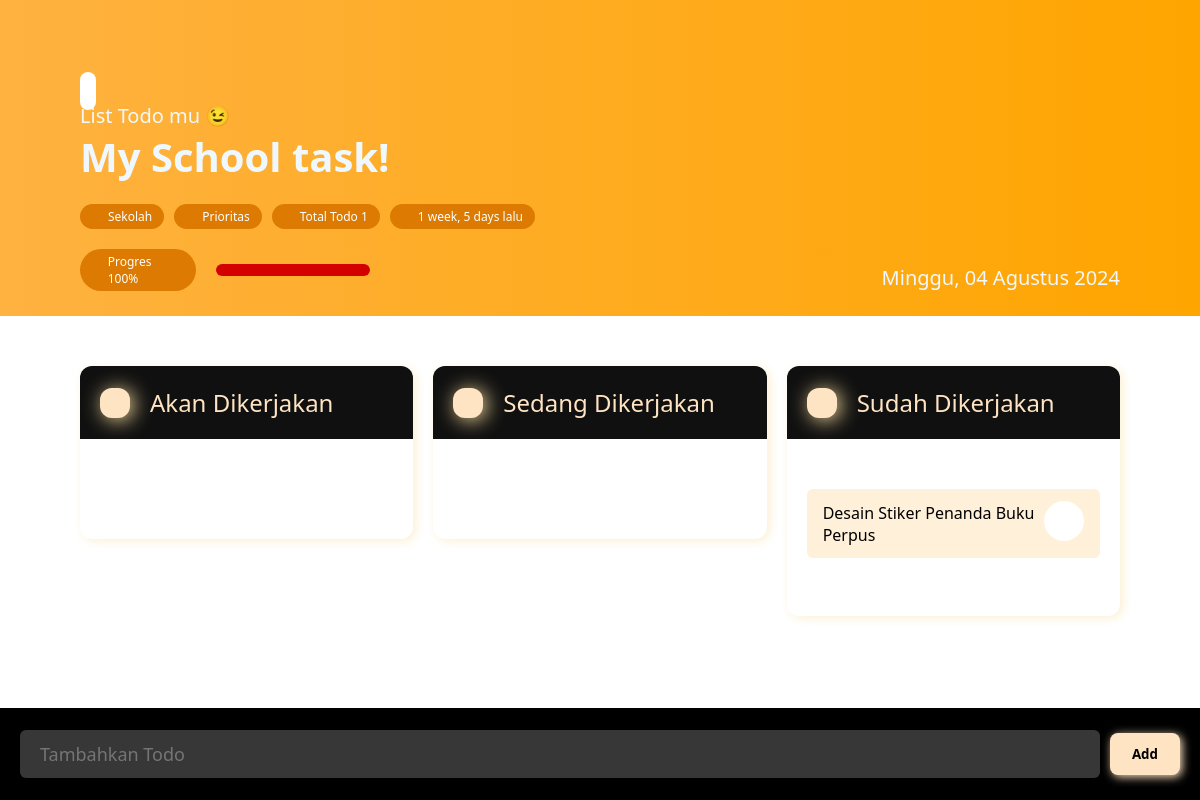
/task/16/, run on an earlier commit of the app's database.
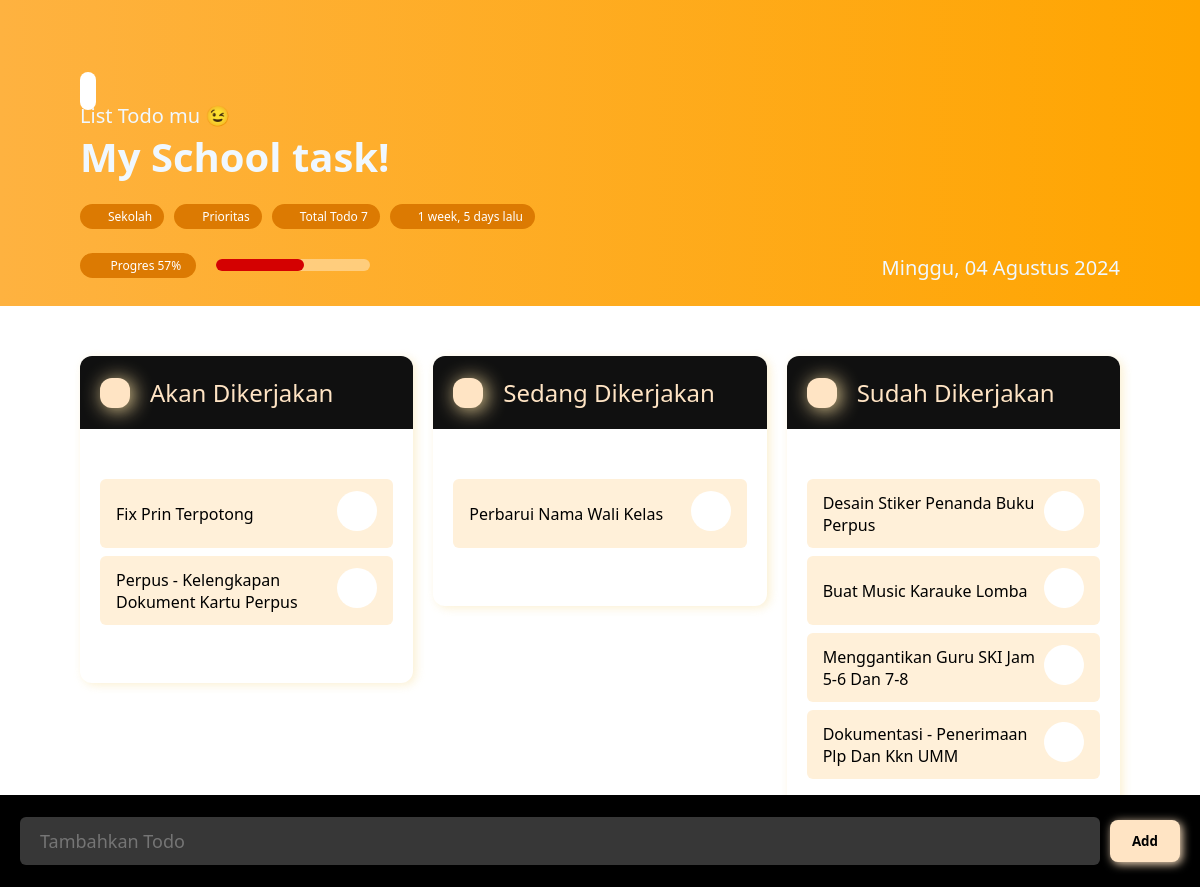
And on a later commit of the database.
### todo_app/models.py (models this page shows, shortened)
class ToDo(models.Model):
    STATUS_CHOICES = [
        ('todo', 'Akan Dikerjakan'),
        ('in_progress', 'Sedang Dikerjakan'),
        ('done', 'Sudah Dikerjakan'),
    ]
    task = models.ForeignKey(Task, on_delete=models.CASCADE, related_name='todos')
    name = models.CharField(max_length=255)
    status = models.CharField(max_length=20, choices=STATUS_CHOICES, default='todo')

### todo_app/views.py (the view)
# urls.py: path('task/<int:task_id>/', views.task_detail, name='task_detail'),
def task_detail(request, task_id):
    task = get_object_or_404(Task, pk=task_id)
    if request.method == 'POST':
        form = ToDoForm(request.POST)
        if form.is_valid():
            todo = form.save(commit=False)
            todo.task = task
            todo.save()
            return redirect('task_detail', task_id=task.id)
    else:
        form = ToDoForm()
    total_todo = task.todos.count()
    todos_done = task.todos.filter(status='done').count()
    if total_todo > 0:
        progres = (todos_done / total_todo) * 100
    else:
        progres = 0
    todos_todo = task.todos.filter(status='todo')
    todos_in_progress = task.todos.filter(status='in_progress')
    todos_done = task.todos.filter(status='done')
    tanggal = datetime.datetime.now().strftime("%A, %d %B %Y").replace("Monday", "Senin").replace("Tuesday", "Selasa").replace("Wednesday", "Rabu").replace("Thursday", "Kamis").replace("Friday", "Jumat").replace("Saturday", "Sabtu").replace("Sunday", "Minggu").replace("January", "Januari").replace("February", "Februari").replace("March", "Maret").replace("April", "April").replace("May", "Mei").replace("June", "Juni").replace("July", "Juli").replace("August", "Agustus").replace("September", "September").replace("October", "Oktober").replace("November", "November").replace("December", "Desember")
    context = {
        'task': task,
        'form': form,
        'todos_todo': todos_todo,
        'todos_in_progress': todos_in_progress,
        'todos_done': todos_done,
        'total_todo': total_todo,
        'progres': progres,
        'tanggal': tanggal,
    }
    return render(request, 'task_detail.html', context)

### todo_app/forms.py
class ToDoForm(forms.ModelForm):
    class Meta:
        model = ToDo
        fields = ['name']
        widgets = {
            'name': forms.TextInput(attrs={
                'style': 'width: 100%; padding: 12px 20px; border-radius: 6px; margin: 10px 0; background-color: #f8f8f838; border: none; font-size: 18px; color: white; text-transform: capitalize;',
                'placeholder': 'Tambahkan Todo'
            })
        }

### todo_app/templatetags/custom_filters.py (called while the page is built)
@register.filter
def custom_timesince_or_created(value):
    if isinstance(value, datetime.datetime):
        now = datetime.datetime.now(datetime.timezone.utc)
        diff = now - value
        if diff.total_seconds() < 60:
            return value.strftime("%Y-%m-%d %H:%M:%S")
        else:
            return timesince(value) + " lalu"
    return value

### templates/task_detail.html (shortened to what the changed rows need)
{% load humanize %}
{% load custom_filters %}
<!DOCTYPE html>
<html lang="en">
<head>
</head>
<body>
  <div class="container">
    <div class="banner">
      <div class="bnr-title">
                <div class="ket" style="display: flex; gap: 10px; margin-top: 20px; width: fit-content;">
                    <div class="tags" style="display: flex; justify-content: center; align-items: center; gap: 4px; background-color: rgb(220, 122, 2); width: fit-content; color: white; padding: 4px 12px 4px 8px; border-radius: 50px; ">
                        <ion-icon name="flag-outline" style="width: 16px; height: 16px; color: white; transform: translateY(1px);"></ion-icon>
                        <span style="font-size: 12px;">Total Todo {{total_todo}}</span>
                    </div>
                </div>
                <div class="progres" style="display: flex; justify-content: center; align-items: center; gap: 20px; margin-top: 20px; width: 290px;">
                    <div class="tags" style="display: flex; justify-content: center; align-items: center; gap: 4px; background-color: rgb(220, 122, 2); width: 200px; color: white; padding: 4px 12px 4px 8px; border-radius: 50px; ">
                        <ion-icon name="flash-outline" style="width: 16px; height: 16px; color: white; transform: translateY(1px);"></ion-icon>
                        <span style="font-size: 12px;">Progres {{ progres|floatformat:0 }}%</span>
                    </div>
                    <progress value="{{ progres}}" max="100" style="margin: 10px 0;"></progress>
                </div>
            </div>
        </div>
        <div class="detail">
            <div class="card">
                <div class="card-body">
                  {% for todo in todos_todo %}
                  <div class="todos" style="display: flex; align-items: center; justify-content: space-between;">
                        <span>{{ todo.name }}</span>
                        <form method="post" action="{% url 'change_todo_status' todo.id %}">
                          <button type="submit"></button>
                        </form>
                  </div>
                  {% endfor %}
                </div>
            </div>
            <div class="card">
                <div class="card-body">
                  {% for todo in todos_in_progress %}
                  <div class="todos" style="display: flex; align-items: center; justify-content: space-between;">
                        <span> {{ todo.name }}</span>
                        <form method="post" action="{% url 'change_todo_status' todo.id %}">
                          <button type="submit"></button>
                        </form>
                  </div>
                  {% endfor %}
                </div>
            </div>
            <div class="card">
                <div class="card-body">
                  {% for todo in todos_done %}
                  <div class="todos" style="display: flex; align-items: center; justify-content: space-between;">
                        <span>{{ todo.name }}</span>
                        <form method="post" action="{% url 'change_todo_status' todo.id %}">
                          <button type="submit" style="transform: rotate(-5deg);"></button>
                        </form>
                  </div>
                  {% endfor %}
                </div>
            </div>
        </div>
    </div>
</body>
</html>

What changed in the data, as far as the page shows it:
added ToDo: name "Fix Prin Terpotong", shown under "My School task!"
added ToDo: name "Perpus - Kelengkapan Dokument Kartu Perpus", shown under "My School task!"
added ToDo: name "Perbarui Nama Wali Kelas"
added ToDo: name "Buat Music Karauke Lomba"
added ToDo: name "Menggantikan Guru SKI Jam 5-6 Dan 7-8"
added ToDo: name "Dokumentasi - Penerimaan Plp Dan Kkn UMM"
Also different on the page:
{{ total_todo }}: "1" → "7"
{{ progres|floatformat:0 }}: "100" → "57"
{{ progres }}: 100.0 → 57.14285714285714 (drawn)
